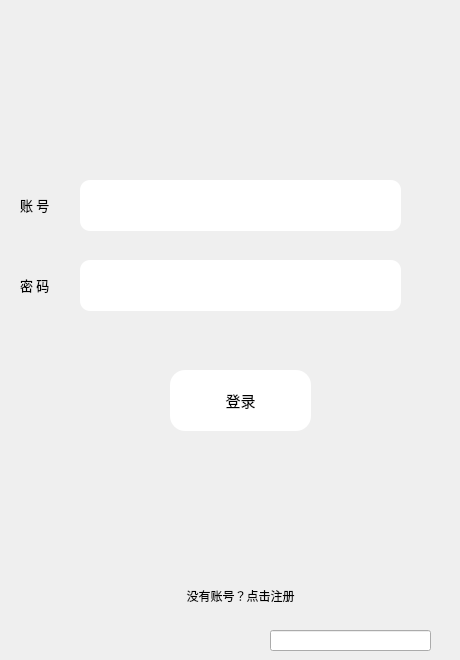
<?xml version="1.0" encoding="UTF-8"?>
<ui version="4.0">
 <class>Login</class>
 <widget class="QWidget" name="Login">
  <property name="geometry">
   <rect>
    <x>0</x>
    <y>0</y>
    <width>460</width>
    <height>660</height>
   </rect>
  </property>
  <property name="minimumSize">
   <size>
    <width>460</width>
    <height>660</height>
   </size>
  </property>
  <property name="maximumSize">
   <size>
    <width>460</width>
    <height>660</height>
   </size>
  </property>
  <property name="windowTitle">
   <string>Form</string>
  </property>
  <widget class="QLineEdit" name="lineEdit_Pw">
   <property name="geometry">
    <rect>
     <x>80</x>
     <y>260</y>
     <width>321</width>
     <height>51</height>
    </rect>
   </property>
   <property name="font">
    <font>
     <family>Arial</family>
     <pointsize>10</pointsize>
    </font>
   </property>
   <property name="mouseTracking">
    <bool>false</bool>
   </property>
   <property name="styleSheet">
    <string notr="true">border-radius:10px;</string>
   </property>
   <property name="echoMode">
    <enum>QLineEdit::Password</enum>
   </property>
  </widget>
  <widget class="QLabel" name="Background">
   <property name="geometry">
    <rect>
     <x>-90</x>
     <y>-200</y>
     <width>631</width>
     <height>861</height>
    </rect>
   </property>
   <property name="sizePolicy">
    <sizepolicy hsizetype="Fixed" vsizetype="Fixed">
     <horstretch>0</horstretch>
     <verstretch>0</verstretch>
    </sizepolicy>
   </property>
   <property name="minimumSize">
    <size>
     <width>631</width>
     <height>861</height>
    </size>
   </property>
   <property name="maximumSize">
    <size>
     <width>631</width>
     <height>861</height>
    </size>
   </property>
   <property name="autoFillBackground">
    <bool>false</bool>
   </property>
   <property name="styleSheet">
    <string notr="true">background-image: url(:/image/cubee.jpg);</string>
   </property>
   <property name="text">
    <string/>
   </property>
  </widget>
  <widget class="QLabel" name="label_text_Id">
   <property name="geometry">
    <rect>
     <x>20</x>
     <y>190</y>
     <width>41</width>
     <height>31</height>
    </rect>
   </property>
   <property name="font">
    <font>
     <family>微软雅黑</family>
     <pointsize>10</pointsize>
     <weight>50</weight>
     <bold>false</bold>
    </font>
   </property>
   <property name="text">
    <string>&lt;html&gt;&lt;head/&gt;&lt;body&gt;&lt;p&gt;&lt;span style=&quot; font-size:10pt;&quot;&gt;账 号&lt;/span&gt;&lt;/p&gt;&lt;/body&gt;&lt;/html&gt;</string>
   </property>
  </widget>
  <widget class="QLabel" name="Icon_label">
   <property name="geometry">
    <rect>
     <x>-10</x>
     <y>-120</y>
     <width>431</width>
     <height>291</height>
    </rect>
   </property>
   <property name="styleSheet">
    <string notr="true">background-image: url(:/image/KSSA_Login_Title.png);</string>
   </property>
   <property name="text">
    <string/>
   </property>
  </widget>
  <widget class="QLabel" name="label_text_Pw">
   <property name="geometry">
    <rect>
     <x>20</x>
     <y>270</y>
     <width>41</width>
     <height>31</height>
    </rect>
   </property>
   <property name="font">
    <font>
     <family>微软雅黑</family>
     <pointsize>10</pointsize>
     <weight>50</weight>
     <bold>false</bold>
    </font>
   </property>
   <property name="text">
    <string>&lt;html&gt;&lt;head/&gt;&lt;body&gt;&lt;p&gt;&lt;span style=&quot; font-size:10pt;&quot;&gt;密 码&lt;/span&gt;&lt;/p&gt;&lt;/body&gt;&lt;/html&gt;</string>
   </property>
  </widget>
  <widget class="QPushButton" name="Button_SignIn">
   <property name="geometry">
    <rect>
     <x>170</x>
     <y>370</y>
     <width>141</width>
     <height>61</height>
    </rect>
   </property>
   <property name="font">
    <font>
     <family>黑体</family>
     <pointsize>11</pointsize>
     <weight>50</weight>
     <italic>false</italic>
     <bold>false</bold>
    </font>
   </property>
   <property name="cursor">
    <cursorShape>PointingHandCursor</cursorShape>
   </property>
   <property name="styleSheet">
    <string notr="true">border-radius:15px;
font: 11pt &quot;黑体&quot;;
background-color: rgb(255, 255, 255);</string>
   </property>
   <property name="text">
    <string>登录</string>
   </property>
  </widget>
  <widget class="QPushButton" name="Button_Register">
   <property name="geometry">
    <rect>
     <x>150</x>
     <y>580</y>
     <width>181</width>
     <height>31</height>
    </rect>
   </property>
   <property name="font">
    <font>
     <family>黑体</family>
     <pointsize>9</pointsize>
     <weight>50</weight>
     <italic>false</italic>
     <bold>false</bold>
    </font>
   </property>
   <property name="cursor">
    <cursorShape>PointingHandCursor</cursorShape>
   </property>
   <property name="styleSheet">
    <string notr="true">font: 9pt &quot;黑体&quot;;
border:none;</string>
   </property>
   <property name="text">
    <string>没有账号？点击注册</string>
   </property>
   <property name="checkable">
    <bool>false</bool>
   </property>
   <property name="checked">
    <bool>false</bool>
   </property>
  </widget>
  <widget class="QLineEdit" name="lineEdit_Id">
   <property name="geometry">
    <rect>
     <x>80</x>
     <y>180</y>
     <width>321</width>
     <height>51</height>
    </rect>
   </property>
   <property name="font">
    <font>
     <family>Arial</family>
     <pointsize>11</pointsize>
    </font>
   </property>
   <property name="cursor">
    <cursorShape>IBeamCursor</cursorShape>
   </property>
   <property name="styleSheet">
    <string notr="true">border-radius:10px;</string>
   </property>
  </widget>
  <widget class="QLineEdit" name="line_ip">
   <property name="geometry">
    <rect>
     <x>270</x>
     <y>630</y>
     <width>161</width>
     <height>21</height>
    </rect>
   </property>
  </widget>
  <zorder>Background</zorder>
  <zorder>lineEdit_Pw</zorder>
  <zorder>label_text_Id</zorder>
  <zorder>Icon_label</zorder>
  <zorder>label_text_Pw</zorder>
  <zorder>Button_SignIn</zorder>
  <zorder>Button_Register</zorder>
  <zorder>lineEdit_Id</zorder>
  <zorder>line_ip</zorder>
 </widget>
 <resources/>
 <connections>
  <connection>
   <sender>Button_Register</sender>
   <signal>clicked()</signal>
   <receiver>Login</receiver>
   <slot>on_clicked_register()</slot>
   <hints>
    <hint type="sourcelabel">
     <x>264</x>
     <y>599</y>
    </hint>
    <hint type="destinationlabel">
     <x>499</x>
     <y>575</y>
    </hint>
   </hints>
  </connection>
  <connection>
   <sender>Button_SignIn</sender>
   <signal>clicked()</signal>
   <receiver>Login</receiver>
   <slot>on_clicked_signin()</slot>
   <hints>
    <hint type="sourcelabel">
     <x>223</x>
     <y>388</y>
    </hint>
    <hint type="destinationlabel">
     <x>561</x>
     <y>394</y>
    </hint>
   </hints>
  </connection>
  <connection>
   <sender>lineEdit_Pw</sender>
   <signal>returnPressed()</signal>
   <receiver>Login</receiver>
   <slot>on_clicked_signin()</slot>
   <hints>
    <hint type="sourcelabel">
     <x>245</x>
     <y>279</y>
    </hint>
    <hint type="destinationlabel">
     <x>531</x>
     <y>286</y>
    </hint>
   </hints>
  </connection>
 </connections>
 <slots>
  <slot>on_clicked_register()</slot>
  <slot>on_clicked_signin()</slot>
 </slots>
</ui>
